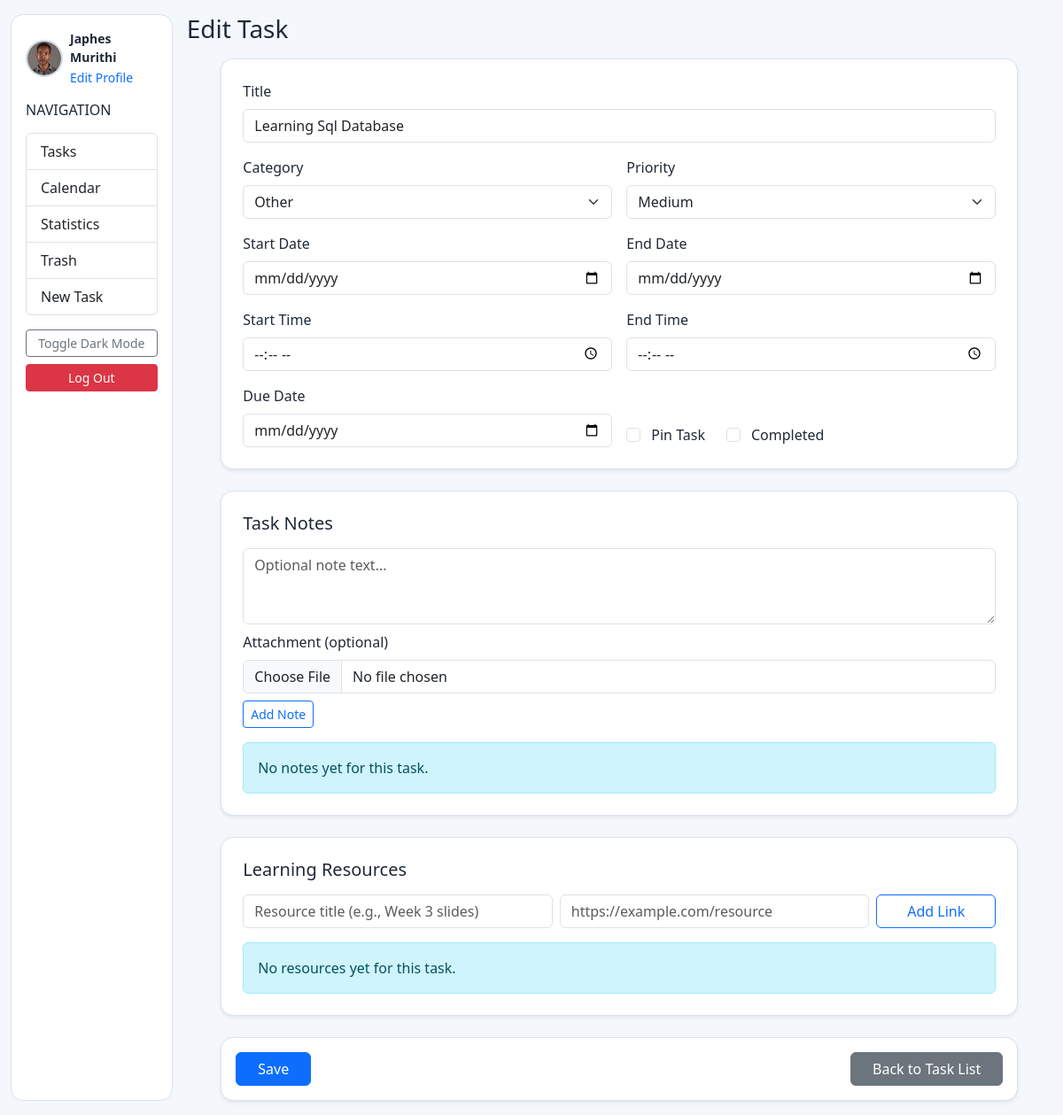
Screenshot of /todo/task/update/26/ (signed in) with the database file from the repository.
### accounts/models.py (models this page shows)
class CustomUser(AbstractUser):
    username = models.CharField(max_length=150, unique=True)
    bio = models.TextField(null=True, blank=True)
    profile_image = models.FileField(upload_to='profile_images/', null=True, blank=True)

### todo/models.py (models this page shows, shortened)
class Task(models.Model):
    CATEGORY_PERSONAL = 'personal'
    CATEGORY_WORK = 'work'
    CATEGORY_STUDY = 'study'
    CATEGORY_HEALTH = 'health'
    CATEGORY_OTHER = 'other'
    CATEGORY_CHOICES = [
        (CATEGORY_PERSONAL, 'Personal'),
        (CATEGORY_WORK, 'Work'),
        (CATEGORY_STUDY, 'Study'),
        (CATEGORY_HEALTH, 'Health'),
        (CATEGORY_OTHER, 'Other'),
    ]
    PRIORITY_LOW = 'low'
    PRIORITY_MEDIUM = 'medium'
    PRIORITY_HIGH = 'high'
    PRIORITY_CHOICES = [
        (PRIORITY_LOW, 'Low'),
        (PRIORITY_MEDIUM, 'Medium'),
        (PRIORITY_HIGH, 'High'),
    ]
    owner = models.ForeignKey(
        settings.AUTH_USER_MODEL,
        on_delete=models.CASCADE,
        related_name='tasks',
        null=True,
        blank=True
    )
    title = models.CharField(max_length=100)
    category = models.CharField(max_length=20, choices=CATEGORY_CHOICES, default=CATEGORY_OTHER)
    priority = models.CharField(max_length=20, choices=PRIORITY_CHOICES, default=PRIORITY_MEDIUM)
    start_date = models.DateField(null=True)
    end_date = models.DateField(null=True)
    start_time = models.TimeField(null=True, blank=True)
    end_time = models.TimeField(null=True, blank=True)
    due_date = models.DateField(null=True, blank=True)
    is_pinned = models.BooleanField(default=False)
    is_deleted = models.BooleanField(default=False)
    completed = models.BooleanField(default=False)
    completed_at = models.DateTimeField(null=True, blank=True)

### todo/views.py (the view)
# urls.py: path('task/update/<int:pk>/', views.task_update, name='task_update'),
@login_required
def task_update(request, pk):
    task = get_object_or_404(Task, pk=pk, owner=request.user, is_deleted=False)
    if request.method == "POST":
        form = TaskForm(request.POST, instance=task)
        if form.is_valid():
            form.save()
            return redirect('task_list')
    else:
            form = TaskForm(instance=task)
    note_form = TaskNoteForm()
    resource_form = TaskResourceForm()
    return render(request, 'todo/task_form.html', {
        'form': form,
        'task': task,
        'note_form': note_form,
        'resource_form': resource_form,
        'notes': task.notes.all(),
        'resources': task.resources.all(),
    })

### todo/forms.py (shortened to what this page needs)
class TaskNoteForm(forms.ModelForm):
    MAX_ATTACHMENT_SIZE = 10 * 1024 * 1024  # 10 MB
    ALLOWED_ATTACHMENT_EXTENSIONS = {
        '.pdf', '.doc', '.docx', '.txt', '.md',
        '.jpg', '.jpeg', '.png', '.gif', '.webp',
        '.ppt', '.pptx', '.xls', '.xlsx', '.csv'
    }
    class Meta:
        model = TaskNote
        fields = ['content', 'attachment']
        widgets = {
            'content': forms.Textarea(attrs={
                'class': 'form-control',
                'rows': 3,
                'placeholder': 'Optional note text...',
            }),
            'attachment': forms.ClearableFileInput(attrs={
                'class': 'form-control',
            }),
        }

### todo/templates/todo/task_form.html (shortened to what this page needs)
<!DOCTYPE html>
<html lang="en">
<head>
    <link href="https://cdn.jsdelivr.net/npm/bootstrap@5.3.3/dist/css/bootstrap.min.css" rel="stylesheet">
</head>
<body>
    <div class="container-fluid py-3">
        <div class="row g-3">
            <aside class="col-12 col-lg-3 col-xl-2">
                {% include 'todo/_sidebar.html' %}
            </aside>
            <main class="col-12 col-lg-9 col-xl-10">
        <div class="d-flex justify-content-between align-items-center mb-3">
            <h1 class="h3 mb-0">{% if form.instance.pk %}Edit Task{% else %}Add Task{% endif %}</h1>
        </div>
        <div class="panel shadow-sm mx-auto p-3 p-md-4" style="max-width: 900px;">
                <form id="task-main-form" method="post" class="row g-3">
                    <div class="col-12">
                        <label class="form-label">Title</label>
                        {{ form.title }}
                    </div>
                    <div class="col-12 col-md-6">
                        <label class="form-label">Category</label>
                        {{ form.category }}
                    </div>
                    <div class="col-12 col-md-6">
                        <label class="form-label">Priority</label>
                        {{ form.priority }}
                    </div>
                    <div class="col-12 col-md-6">
                        <label class="form-label">Start Date</label>
                        {{ form.start_date }}
                    </div>
                    <div class="col-12 col-md-6">
                        <label class="form-label">End Date</label>
                        {{ form.end_date }}
                    </div>
                    <div class="col-12 col-md-6">
                        <label class="form-label">Start Time</label>
                        {{ form.start_time }}
                    </div>
                    <div class="col-12 col-md-6">
                        <label class="form-label">End Time</label>
                        {{ form.end_time }}
                    </div>
                    <div class="col-12 col-md-6">
                        <label class="form-label">Due Date</label>
                        {{ form.due_date }}
                    </div>
                    <div class="col-12 col-md-6 d-flex align-items-end">
                        <div class="form-check me-4">
                            {{ form.is_pinned }}
                            <label class="form-check-label ms-1">Pin Task</label>
                        </div>
                        <div class="form-check">
                            {{ form.completed }}
                            <label class="form-check-label ms-1">Completed</label>
                        </div>
                    </div>
                </form>
        </div>
        <div class="panel shadow-sm mx-auto p-3 p-md-4 mt-4" style="max-width: 900px;">
            <h2 class="h5 mb-3">Task Notes</h2>
            {% if form.instance.pk %}
            <form method="post" action="{% url 'task_note_add' form.instance.pk %}" enctype="multipart/form-data" class="mb-3">
                <div class="mb-2">
                    {{ note_form.content }}
                </div>
                <div class="mb-2">
                    <label class="form-label">Attachment (optional)</label>
                    {{ note_form.attachment }}
                </div>
                <button type="submit" class="btn btn-outline-primary btn-sm">Add Note</button>
            </form>
            {% endif %}
            {% for note in notes %}
            <div class="border rounded p-3 mb-2">
                <div class="small text-muted mb-1">{{ note.created_at|date:"M d, Y H:i" }}</div>
                <div class="mb-2">{{ note.content }}</div>
                {% if note.attachment %}
                <div class="mb-2">
                    <a href="{{ note.attachment.url }}" target="_blank" rel="noopener noreferrer">Open attached file</a>
                </div>
                {% endif %}
                <form method="post" action="{% url 'task_note_delete' form.instance.pk note.id %}">
                    {% csrf_token %}
                    <button type="submit" class="btn btn-outline-danger btn-sm">Delete Note</button>
                </form>
            </div>
            {% empty %}
            <div class="alert alert-info mb-0">No notes yet for this task.</div>
            {% endfor %}
        </div>
        <div class="panel shadow-sm mx-auto p-3 p-md-4 mt-4" style="max-width: 900px;">
            <h2 class="h5 mb-3">Learning Resources</h2>
            {% if form.instance.pk %}
            <form method="post" action="{% url 'task_resource_add' form.instance.pk %}" class="row g-2 mb-3">
                <div class="col-12 col-md-5">
                    {{ resource_form.title }}
                </div>
                <div class="col-12 col-md-5">
                    {{ resource_form.url }}
                </div>
                <div class="col-12 col-md-2 d-grid">
                    <button type="submit" class="btn btn-outline-primary">Add Link</button>
                </div>
            </form>
            {% endif %}
            {% for resource in resources %}
            <div class="border rounded p-3 mb-2 d-flex flex-wrap justify-content-between align-items-center gap-2">
                <div>
                    <div class="fw-semibold">{{ resource.title }}</div>
                    <a href="{{ resource.url }}" target="_blank" rel="noopener noreferrer">{{ resource.url }}</a>
                </div>
                <form method="post" action="{% url 'task_resource_delete' form.instance.pk resource.id %}">
                    {% csrf_token %}
                    <button type="submit" class="btn btn-outline-danger btn-sm">Delete Link</button>
                </form>
            </div>
            {% empty %}
            <div class="alert alert-info mb-0">No resources yet for this task.</div>
            {% endfor %}
        </div>
        <div class="panel shadow-sm mx-auto p-3 mt-4" style="max-width: 900px;">
            <div class="d-flex justify-content-between">
                <button type="submit" form="task-main-form" class="btn btn-primary px-4">Save</button>
                <a href="{% url 'task_list' %}" class="btn btn-secondary px-4">Back to Task List</a>
            </div>
        </div>
            </main>
        </div>
    </div>
</body>
</html>

### todo/templates/todo/_sidebar.html (shortened to what this page needs)
<div class="panel p-3 h-100">
    <div class="d-flex align-items-center gap-2 mb-3">
        {% if request.user.profile_image %}
        <img src="{{ request.user.profile_image.url }}" alt="Profile" style="width:42px;height:42px;border-radius:50%;object-fit:cover;border:2px solid #d3dbe7;">
        {% else %}
        <div style="width:42px;height:42px;border-radius:50%;display:flex;align-items:center;justify-content:center;background:#0ea5e9;color:#fff;font-weight:700;">
            {{ request.user.username|slice:":1"|upper }}
        </div>
        {% endif %}
        <div>
            <div class="small fw-semibold">{{ request.user.username }}</div>
            <a href="{% url 'profile' %}" class="small text-decoration-none">Edit Profile</a>
        </div>
    </div>
    <h2 class="h6 mb-3 text-uppercase">Navigation</h2>
    <div class="list-group mb-3">
        <a href="{% url 'task_list' %}" class="list-group-item list-group-item-action {% if request.resolver_match.url_name == 'task_list' %}active{% endif %}">Tasks</a>
        <a href="{% url 'task_calendar' %}" class="list-group-item list-group-item-action {% if request.resolver_match.url_name == 'task_calendar' %}active{% endif %}">Calendar</a>
        <a href="{% url 'task_statistics' %}" class="list-group-item list-group-item-action {% if request.resolver_match.url_name == 'task_statistics' %}active{% endif %}">Statistics</a>
        <a href="{% url 'task_trash' %}" class="list-group-item list-group-item-action {% if request.resolver_match.url_name == 'task_trash' %}active{% endif %}">Trash</a>
        <a href="{% url 'task_create' %}" class="list-group-item list-group-item-action {% if request.resolver_match.url_name == 'task_create' %}active{% endif %}">New Task</a>
    </div>
    <div class="d-grid gap-2">
        <button id="darkModeToggle" type="button" class="btn btn-outline-secondary btn-sm">Toggle Dark Mode</button>
        <form method="post" action="{% url 'logout' %}">
            <button type="submit" class="btn btn-danger btn-sm w-100">Log Out</button>
        </form>
    </div>
</div>

### todo/templates/todo/task_form.html (style rules this page uses)
:root { --bg-main: #f4f7fb; --bg-panel: #ffffff; --text-main: #1f2937; --line: #dbe3ec; }
body { background: var(--bg-main); color: var(--text-main); }
.panel { background: var(--bg-panel); border: 1px solid var(--line); border-radius: 14px; }

### rows the page displays
CustomUser: user.profile_image (picture), user.username "Japhes Murithi"
Task: title "Learning Sql Database", category "Other", priority "Medium"
